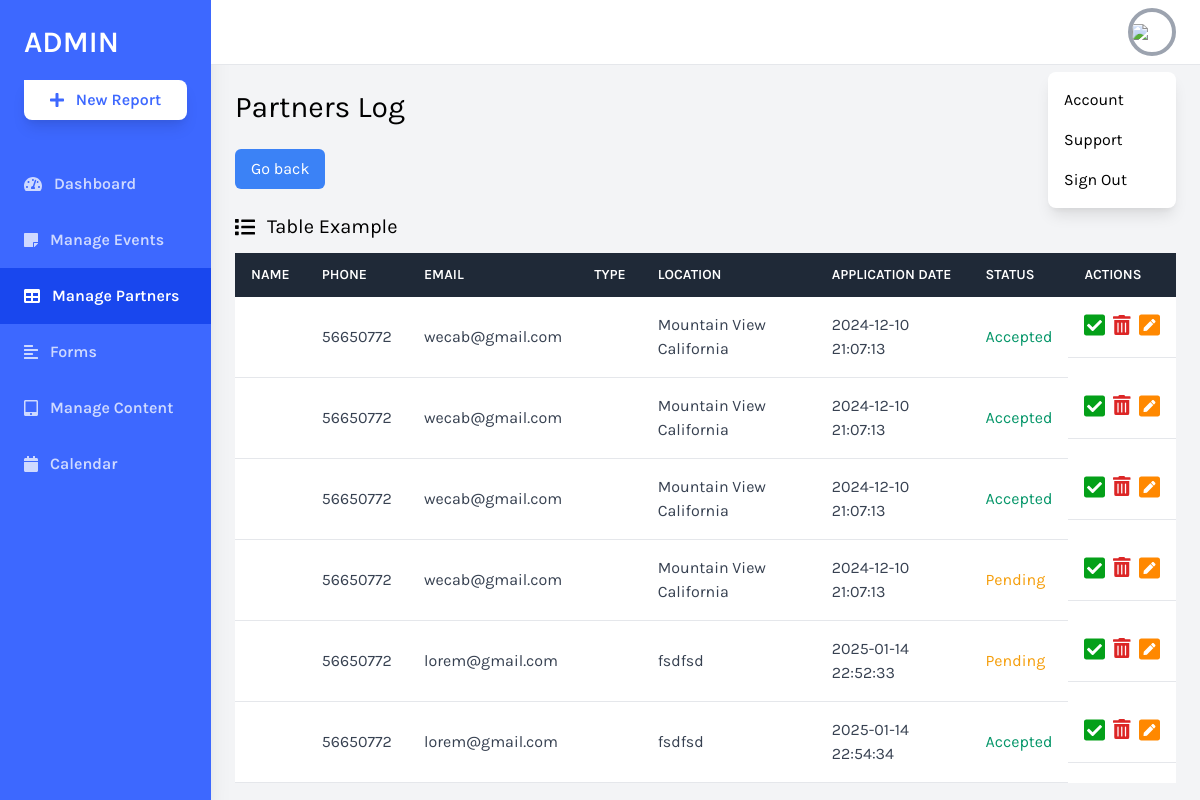
Page /daskboard/partnerLog.php on the earlier database version.
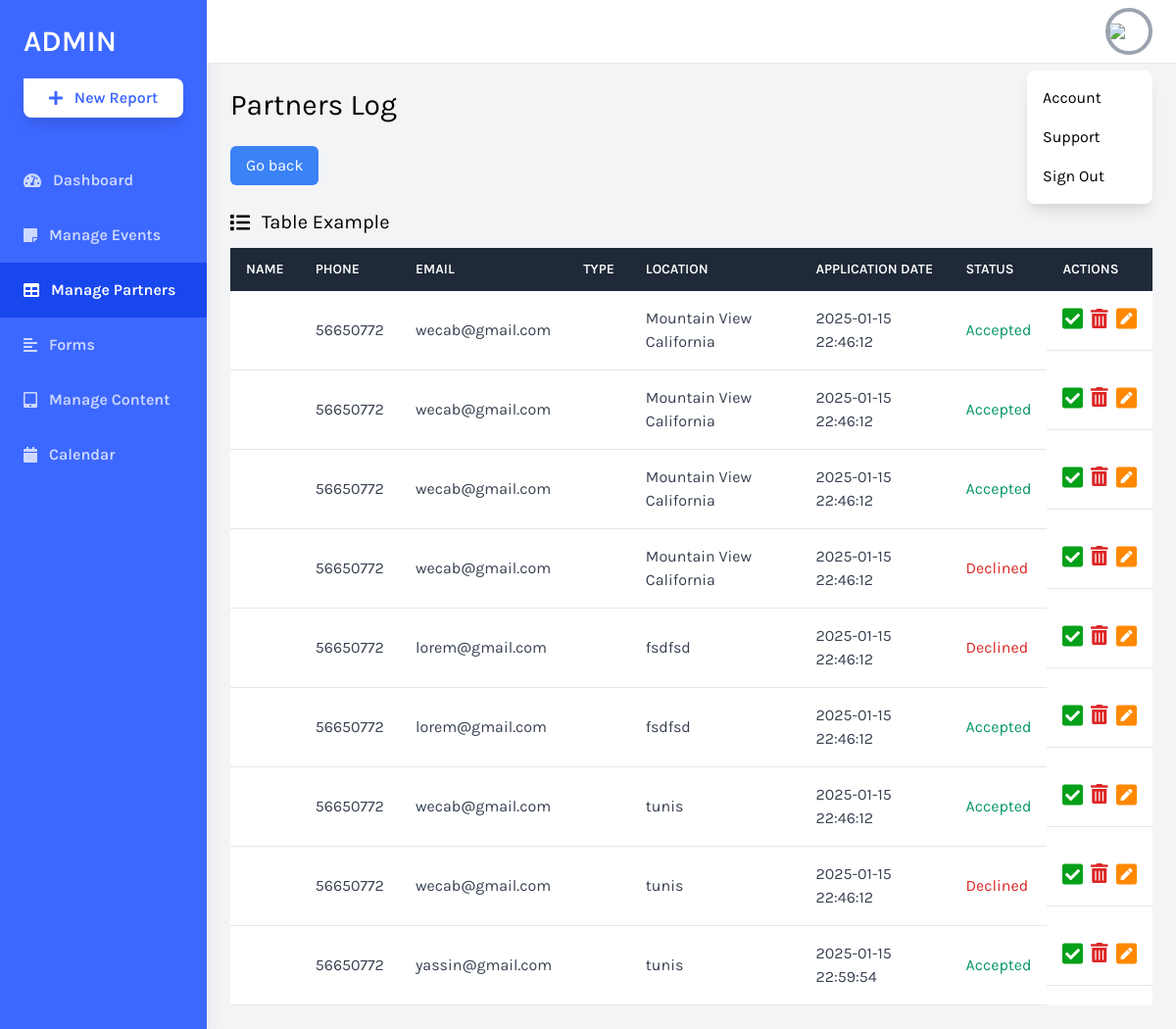
Same page on the later database version.
### tables this page shows
CREATE TABLE `partenaires` (
  `IDpartenaire` int(11) NOT NULL,
  `iduser` int(11) NOT NULL,
  `nom` varchar(20) NOT NULL,
  `email` varchar(30) NOT NULL,
  `businessName` varchar(100) NOT NULL,
  `location` varchar(30) NOT NULL,
  `tel` varchar(30) NOT NULL,
  `statue` enum('P','A','D') NOT NULL DEFAULT 'P',
  `dateapplication` timestamp NOT NULL DEFAULT current_timestamp() ON UPDATE current_timestamp(),
  `message` text NOT NULL
);

### daskboard/partnerLog.php (the view, shortened to what this page needs)
<?php
include "conn.php";
$req = "select * from partenaires ";
$res = mysqli_query($conn, $req);
?>
<!DOCTYPE html>
<html lang="en">
<head>
    <link href="https://cdnjs.cloudflare.com/ajax/libs/tailwindcss/2.2.19/tailwind.min.css" rel="stylesheet">
</head>
<body class="bg-gray-100 font-family-karla flex">
    <aside class="relative bg-sidebar h-screen w-64 hidden sm:block shadow-xl">
        <div class="p-6">
            <a href="index.php" class="text-white text-3xl font-semibold uppercase hover:text-gray-300">Admin</a>
            <button
                class="w-full bg-white cta-btn font-semibold py-2 mt-5 rounded-br-lg rounded-bl-lg rounded-tr-lg shadow-lg hover:shadow-xl hover:bg-gray-300 flex items-center justify-center">
                <i class="fas fa-plus mr-3"></i> New Report
            </button>
        </div>
        <nav class="text-white text-base font-semibold pt-3">
            <a href="index.php" class="flex items-center text-white opacity-75 hover:opacity-100 py-4 pl-6 nav-item">
                <i class="fas fa-tachometer-alt mr-3"></i>
                Dashboard
            </a>
            <a href="events.php" class="flex items-center text-white opacity-75 hover:opacity-100 py-4 pl-6 nav-item">
                <i class="fas fa-sticky-note mr-3"></i>
                Manage Events
            </a>
            <a href="partners.php" class="flex items-center active-nav-link text-white py-4 pl-6 nav-item">
                <i class="fas fa-table mr-3"></i>
                Manage Partners
            </a>
            <a href="forms.html" class="flex items-center text-white opacity-75 hover:opacity-100 py-4 pl-6 nav-item">
                <i class="fas fa-align-left mr-3"></i>
                Forms
            </a>
            <a href="tabs.php" class="flex items-center text-white opacity-75 hover:opacity-100 py-4 pl-6 nav-item">
                <i class="fas fa-tablet-alt mr-3"></i>
                Manage Content
            </a>
            <a href="calendar.php"
                class="flex items-center text-white opacity-75 hover:opacity-100 py-4 pl-6 nav-item">
                <i class="fas fa-calendar mr-3"></i>
                Calendar
            </a>
        </nav>
    </aside>
    <div class="relative w-full flex flex-col h-screen overflow-y-hidden">
        <header class="w-full items-center bg-white py-2 px-6 hidden sm:flex">
            <div x-data="{ isOpen: false }" class="relative w-1/2 flex justify-end">
                <button @click="isOpen = !isOpen"
                    class="realtive z-10 w-12 h-12 rounded-full overflow-hidden border-4 border-gray-400 hover:border-gray-300 focus:border-gray-300 focus:outline-none">
                    <img src="https://source.unsplash.com/uJ8LNVCBjFQ/400x400">
                </button>
                <button x-show="isOpen" @click="isOpen = false"
                    class="h-full w-full fixed inset-0 cursor-default"></button>
                <div x-show="isOpen" class="absolute w-32 bg-white rounded-lg shadow-lg py-2 mt-16">
                    <a href="#" class="block px-4 py-2 account-link hover:text-white">Account</a>
                    <a href="#" class="block px-4 py-2 account-link hover:text-white">Support</a>
                    <a href="logout.php" class="block px-4 py-2 account-link hover:text-white">Sign Out</a>
                </div>
            </div>
        </header>
        <div class="w-full h-screen overflow-x-hidden border-t flex flex-col">
            <main class="w-full flex-grow p-6">
                <h1 class="text-3xl text-black pb-6">Partners Log</h1>
             <a href="partners.php">
                <button type="button"
                    class="px-4 py-2 bg-blue-500 text-white rounded-md hover:bg-blue-600 focus:outline-none">
                    Go back
                </button>
            </a>
                <div class="w-full mt-6">
                    <p class="text-xl pb-3 flex items-center">
                        <i class="fas fa-list mr-3"></i> Table Example
                    </p>
                    <div class="bg-white overflow-auto">
                        <table class="min-w-full bg-white">
                            <thead class="bg-gray-800 text-white">
                                <tr>
                                    <th class="text-left py-3 px-4 uppercase font-semibold text-sm">Name</th>
                                    <th class="text-left py-3 px-4 uppercase font-semibold text-sm">Phone</th>
                                    <th class="text-left py-3 px-4 uppercase font-semibold text-sm">Email</th>
                                    <th class="text-left py-3 px-4 uppercase font-semibold text-sm">Type</th>
                                    <th class="text-left py-3 px-4 uppercase font-semibold text-sm">Location</th>
                                    <th class="text-left py-3 px-4 uppercase font-semibold text-sm">Application date</th>
                                    <th class="text-left py-3 px-4 uppercase font-semibold text-sm">Status</th>
                                    <th class="text-left py-3 px-4 uppercase font-semibold text-sm">Actions</th>
                                </tr>
                            </thead>
                            <tbody class="text-gray-700">
                            <tr>
                            <?php
                                    if(mysqli_num_rows($res)) {
                                        while($row = mysqli_fetch_assoc($res)) {
                                            echo "<td class='py-4 px-4 border-b border-grey-light'>" .$row['username'] ."</td>";
                                            echo "<td class='py-4 px-4 border-b border-grey-light'>" .$row['tel'] ."</td>";
                                            echo "<td class='py-4 px-4 border-b border-grey-light'>" .$row['email'] ."</td>";
                                            echo "<td class='py-4 px-4 border-b border-grey-light'>" .$row['typepartenaire'] ."</td>";
                                            echo "<td class='py-4 px-4 border-b border-grey-light'>" .$row['location'] ."</td>";
                                            echo "<td class='py-4 px-4 border-b border-grey-light'>" .$row['dateapplication'] ."</td>";
                                            if($row['statue'] =="P") {
                                                echo "<td class='py-4 px-4 border-b border-grey-light text-yellow-500'>Pending</td>";
                                            }
                                            if($row['statue'] =="A") {
                                                echo "<td class='py-4 px-4 border-b border-grey-light text-green-600'>Accepted</td>";
                                            }
                                           if($row['statue'] =="D") {
                                                echo "<td class='py-4 px-4 border-b border-grey-light text-red-600'>Declined</td>";
                                            }
                                            echo "<td class='py-4 px-4 border-b border-grey-light flex items-center '>
                                      <a href='partnersAccept.php?IDpartenaire=".$row['IDpartenaire']."'>
                                            <i class='fas fa-check-square text-2xl'
                                                style='color: rgb(4, 160, 25);'></i></a>
                                        <a href='partnersReject.php?IDpartenaire=".$row['IDpartenaire']."'>
                                            <i class='fas fa-trash-alt text-xl text-red-600 ml-2'
                                                aria-hidden='true'></i></a>
                                                 <a href='partnersPending.php?IDpartenaire=".$row['IDpartenaire']."'>
                                            <i class='fas fa-pen-square text-2xl ml-2'
                                                style='color: rgb(255, 136, 0);'></i></a>
                                    </td>
                                </tr>";
                                        }
                                    }
                                    ?>
                            </tbody>
                        </table>
                    </div>
                </div>
            </main>
        </div>
    </div>
</body>
</html>

### daskboard/partnerLog.php (style rules this page uses)
.font-family-karla { font-family: karla; }
.bg-sidebar { background: #3d68ff; }
.cta-btn { color: #3d68ff; }
.active-nav-link { background: #1947ee; }

Differences in the rows shown:
changed partenaires (number 1 of 9 on the later page): dateapplication "2024-12-10 21:07:13" → "2025-01-15 22:46:12"
changed partenaires (number 2 of 9 on the later page): dateapplication "2024-12-10 21:07:13" → "2025-01-15 22:46:12"
changed partenaires (number 3 of 9 on the later page): dateapplication "2024-12-10 21:07:13" → "2025-01-15 22:46:12"
changed partenaires (number 4 of 9 on the later page): dateapplication "2024-12-10 21:07:13" → "2025-01-15 22:46:12"; statue "Pending" → "Declined"
changed partenaires (number 5 of 9 on the later page): dateapplication "2025-01-14 22:52:33" → "2025-01-15 22:46:12"; statue "Pending" → "Declined"
changed partenaires (number 6 of 9 on the later page): dateapplication "2025-01-14 22:54:34" → "2025-01-15 22:46:12"
added partenaires: tel "56650772", email "wecab@gmail.com", location "tunis", dateapplication "2025-01-15 22:46:12", statue "Accepted"
added partenaires: tel "56650772", email "wecab@gmail.com", location "tunis", dateapplication "2025-01-15 22:46:12", statue "Declined"
added partenaires: tel "56650772", email "yassin@gmail.com", location "tunis", dateapplication "2025-01-15 22:59:54", statue "Accepted"
